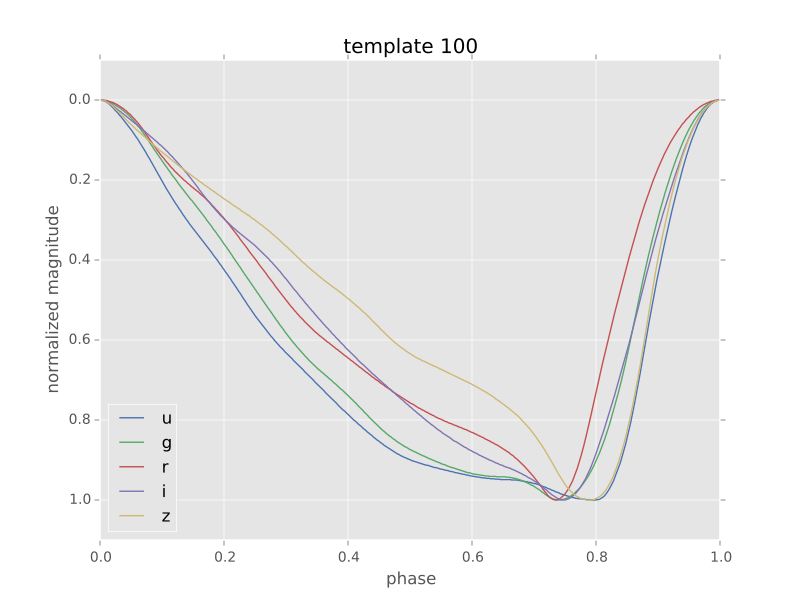

This chart was generated by the following Python code:
import numpy as np
import matplotlib.pyplot as plt
import matplotlib as mpl

mpl.style.use('ggplot')
mpl.rc('axes', color_cycle=["#4C72B0", "#55A868", "#C44E52",
                            "#8172B2", "#CCB974"])

# fetch the templates
from gatspy import datasets
templates = datasets.fetch_rrlyrae_templates()
template_id = '100'

# plot templates
fig, ax = plt.subplots(figsize=(8, 6))

for band in 'ugriz':
    phase, normed_mag = templates.get_template(template_id + band)
    ax.plot(phase, normed_mag, label=band)

ax.set(xlabel='phase', ylabel='normalized magnitude',
       ylim=(1.1, -0.1), title="template {0}".format(template_id))
ax.legend(loc='lower left')
